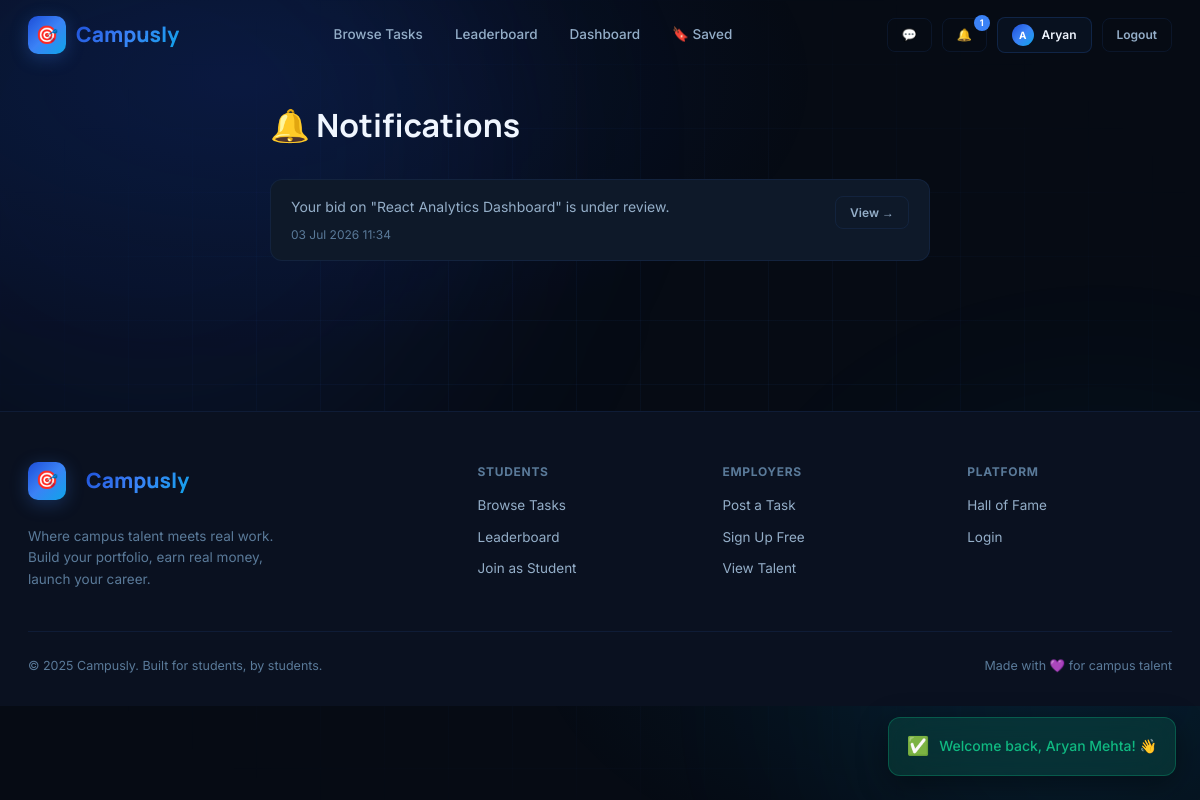
/notifications.php (signed in), run on the app's committed database.
### tables this page shows
CREATE TABLE notifications (
  id         INT AUTO_INCREMENT PRIMARY KEY,
  user_id    INT      NOT NULL,
  message    TEXT     NOT NULL,
  link       VARCHAR(300),
  is_read    TINYINT(1) DEFAULT 0,
  created_at TIMESTAMP DEFAULT CURRENT_TIMESTAMP,
  INDEX idx_user (user_id, is_read)
);

### notifications.php (the view, shortened to what this page needs)
<?php
include 'db.php';
$uid = (int)$_SESSION['user_id'];
$conn->query("UPDATE notifications SET is_read=1 WHERE user_id=$uid");
$notifs = mysqli_query($conn,"SELECT * FROM notifications WHERE user_id=$uid ORDER BY created_at DESC LIMIT 50");
include 'includes/head.php';
include 'includes/navbar.php';
?>
<div class="wrap">
  <div style="max-width:700px;margin:0 auto;padding:100px 20px 60px">
    <h1 style="font-family:var(--fh);font-size:2rem;font-weight:700;margin-bottom:28px">🔔 Notifications</h1>
    <?php if(mysqli_num_rows($notifs)===0): ?>
      <div style="text-align:center;padding:80px;color:var(--t3)">
        <div style="font-size:3.5rem;margin-bottom:16px">🔕</div>
        <h3 style="font-family:var(--fh);margin-bottom:8px">All quiet here</h3>
        <p>You have no notifications yet</p>
      </div>
    <?php else: ?>
      <?php while($n=$notifs->fetch_assoc()): ?>
      <div style="background:var(--ink3);border:1px solid var(--border);border-radius:12px;padding:16px 20px;margin-bottom:10px;display:flex;align-items:flex-start;justify-content:space-between;gap:14px">
        <div style="flex:1">
          <p style="color:var(--t2);font-size:14px"><?= htmlspecialchars($n['message']) ?></p>
          <div style="color:var(--t3);font-size:12px;margin-top:6px"><?= date('d M Y H:i',strtotime($n['created_at'])) ?></div>
        </div>
        <?php if($n['link']): ?><a href="<?= htmlspecialchars($n['link']) ?>" class="btn btn-ghost btn-sm" style="flex-shrink:0">View →</a><?php endif; ?>
      </div>
      <?php endwhile; ?>
    <?php endif; ?>
  </div>
</div>
<?php include 'includes/footer.php'; ?>

### style.css (style rules this page uses)
:root { --ink:#060b14; --ink2:#0a1120; --ink3:#0e1929; --ink4:#132035; --surface:rgba(59,130,246,0.05); --surface2:rgba(59,130,246,0.1); --border:rgba(59,130,246,0.1); --border2:rgba(59,130,246,0.18); --blue:#3b82f6; --blue2:#60a5fa; --blue-dark:#1d4ed8; --blue-glow:rgba(59,130,246,0.28); --indigo:#6366f1; --indigo2:#818cf8; --indigo-glow:rgba(99,102,241,0.25); --sky:#0ea5e9; --sky-glow:rgba(14,165,233,0.2); --violet:#3b82f6; --violet2:#60a5fa; --violet-glow:rgba(59,130,246,0.28); --rose:#f43f7a; --rose-glow:rgba(244,63,122,0.2); --amber:#f59e0b; --amber-glow:rgba(245,158,11,0.2); --cyan:#0ea5e9; --cyan-glow:rgba(14,165,233,0.18); --emerald:#10b981; --emerald-glow:rgba(16,185,129,0.2); --grad-brand:linear-gradient(135deg,#1d4ed8 0%,#3b82f6 50%,#0ea5e9 100%); --grad-cool:linear-gradient(135deg,#1d4ed8,#0ea5e9); --grad-warm:linear-gradient(135deg,#3b82f6,#6366f1); --t1:#f0f6ff; --t2:#94aec8; --t3:#5a7a99; --t4:#2e4a66; --r:14px; --rs:8px; --rl:20px; --tr:all 0.22s cubic-bezier(.4,0,.2,1); --fh:'Manrope',sans-serif; --fb:'Inter',sans-serif; }
* { box-sizing:border-box;margin:0;padding:0 }
html { scroll-behavior:smooth }
body { font-family:var(--fb);background:var(--ink);color:var(--t1);min-height:100vh;overflow-x:hidden;line-height:1.6 }
a { text-decoration:none;color:inherit }
.wrap { position:relative;z-index:1 }
.btn { display:inline-flex;align-items:center;justify-content:center;gap:8px;padding:10px 20px;border-radius:var(--rs);font-family:var(--fb);font-size:13.5px;font-weight:600;cursor:pointer;transition:var(--tr);border:none;white-space:nowrap }
.btn-ghost { background:transparent;color:var(--t2);border:1px solid var(--border) }
.btn-sm { padding:6px 14px;font-size:12px }

### data on the page
notifications: message "Your bid on \"React Analytics Dashboard\" is under review.", created_at "03 Jul 2026 11:34"

### other printed values
$notif_count "1"
substr($user_name,0,1) "A"
explode(' ',$user_name)[0] "Aryan"
